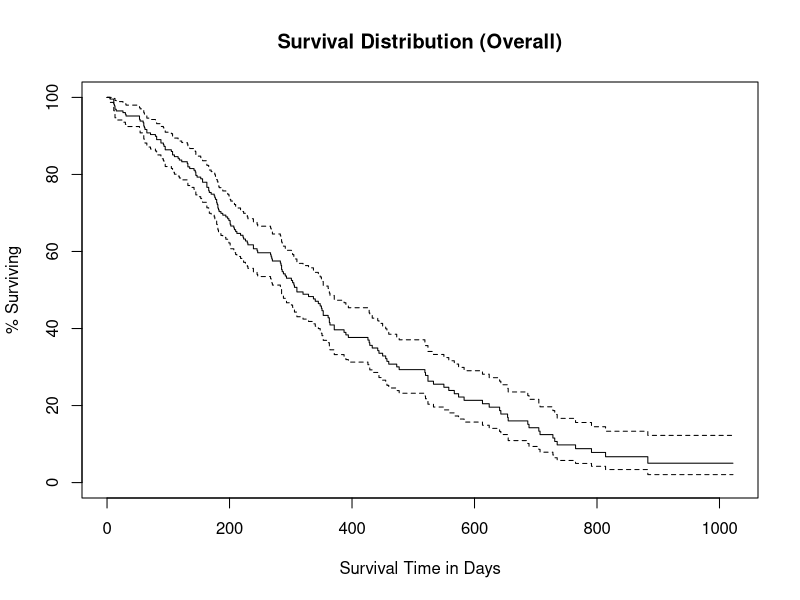
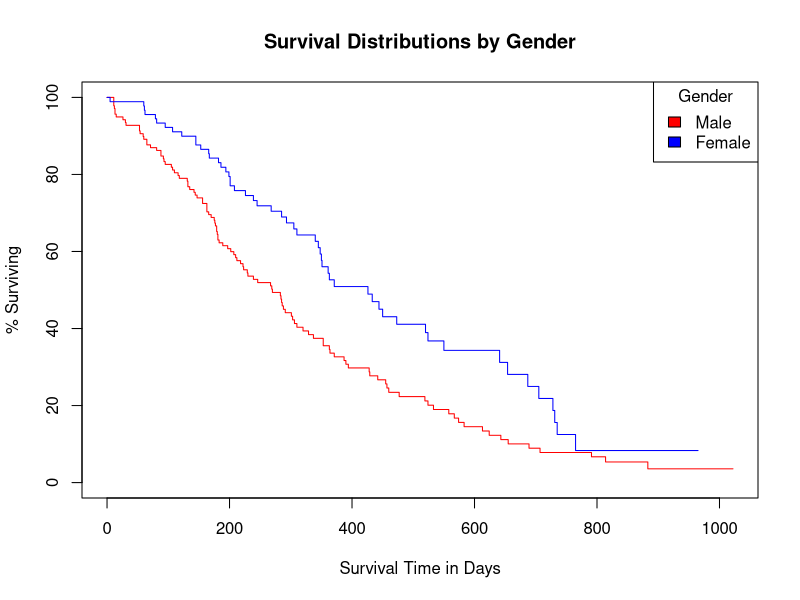

Generate these figures, in order, with R:
library(survival)

# learn about the dataset
help(lung)
View(lung)

# create a Surv object
survobj = with(lung, Surv(time, status))

# Plot survival distribution of the total sample
# Kaplan-Meier estimator 
fit0 = survfit(survobj~1, data=lung)
summary(fit0)
plot(fit0, xlab = "Survival Time in Days", ylab = "% Surviving", yscale = 100,
     main = "Survival Distribution (Overall)")

# Compare the survival distributions of men and women 
fit1 <- survfit(survobj~sex,data=lung)

plot(fit1, xlab="Survival Time in Days", 
     ylab="% Surviving", yscale=100, col=c("red","blue"),
     main="Survival Distributions by Gender") 
legend("topright", title="Gender", c("Male", "Female"),
       fill=c("red", "blue"))

# test for difference between male and female 
# survival curves (logrank test) 
survdiff(survobj~sex, data=lung) 

# predict male survival from age and medical scores 
MaleMod <- coxph(survobj~age+ph.ecog+ph.karno+pat.karno,
                 data=lung, subset=sex==1)

# display results 
MaleMod

# evaluate the proportional hazards assumption 
cox.zph(MaleMod)


